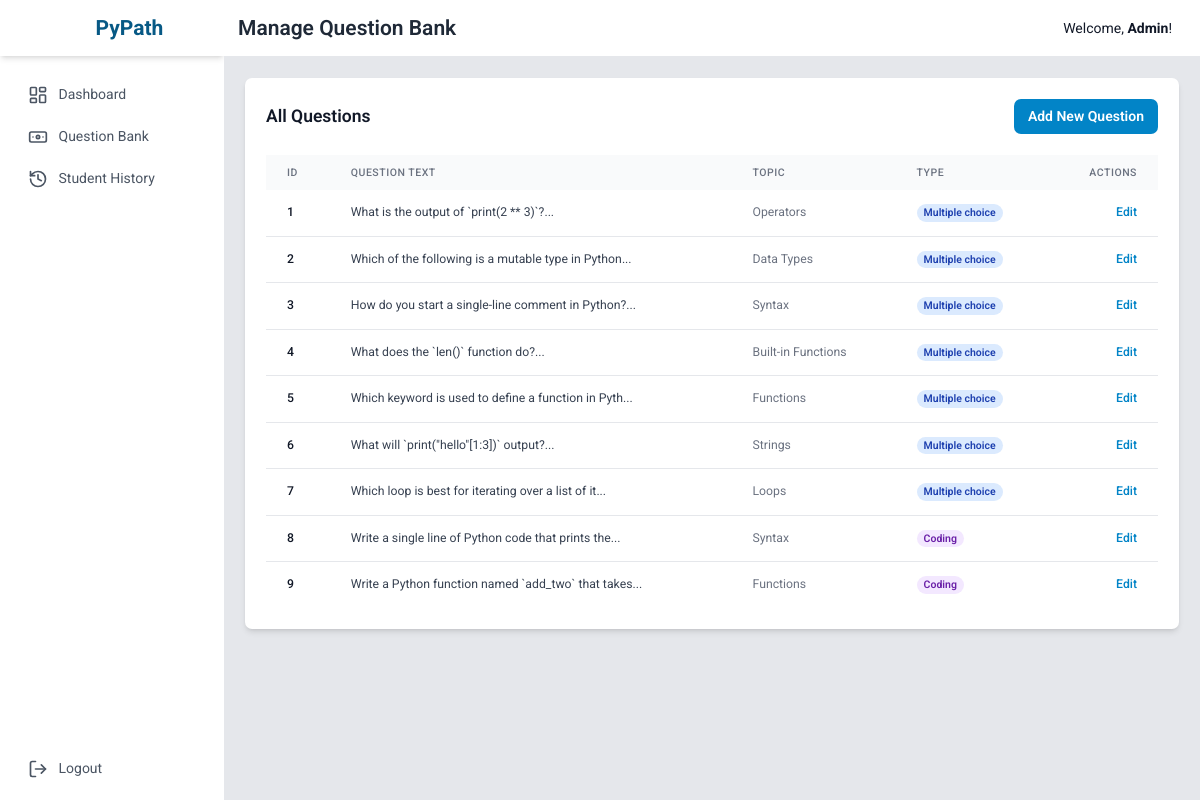
/admin/questions (signed in), run on the app's committed database.
### tables this page shows
CREATE TABLE questions (
    id INTEGER PRIMARY KEY AUTOINCREMENT,
    question_text TEXT NOT NULL,
    question_type TEXT NOT NULL DEFAULT 'multiple_choice', -- 'multiple_choice' or 'coding'
    topic TEXT NOT NULL, -- e.g., 'Variables', 'Loops', 'Functions' for the recommender system
    option_a TEXT,
    option_b TEXT,
    option_c TEXT,
    option_d TEXT,
    correct_answer TEXT,
    correct_code_output TEXT
);

### app.py (the view)
@app.route('/admin/questions')
def admin_questions():
    if not is_admin(): return redirect(url_for('login'))
    conn = get_db_connection()
    questions = conn.execute('SELECT * FROM questions').fetchall()
    conn.close()
    return render_template('admin/questions.html', questions=questions)

### app.py (called while the page is built)
def get_db_connection():
    conn = sqlite3.connect('pypath.db', check_same_thread=False, detect_types=sqlite3.PARSE_DECLTYPES | sqlite3.PARSE_COLNAMES)
    conn.row_factory = sqlite3.Row
    return conn

def is_admin():
    return session.get('is_admin', False)

### templates/admin/questions.html (shortened to what this page needs)
{% extends "layout.html" %}
{% block header %}Manage Question Bank{% endblock %}
{% block content %}
<div class="bg-white p-6 rounded-lg shadow-md">
    <div class="flex justify-between items-center mb-6">
        <h2 class="text-xl font-semibold">All Questions</h2>
        <button class="bg-sky-600 text-white font-semibold py-2 px-4 rounded-lg hover:bg-sky-700">
            Add New Question
        </button>
    </div>
    <div class="overflow-x-auto">
        <table class="min-w-full bg-white">
            <thead class="bg-gray-50">
                <tr>
                    <th class="px-6 py-3 text-left text-xs font-medium text-gray-500 uppercase tracking-wider">ID</th>
                    <th class="px-6 py-3 text-left text-xs font-medium text-gray-500 uppercase tracking-wider">Question Text</th>
                    <th class="px-6 py-3 text-left text-xs font-medium text-gray-500 uppercase tracking-wider">Topic</th>
                    <th class="px-6 py-3 text-left text-xs font-medium text-gray-500 uppercase tracking-wider">Type</th>
                    <th class="px-6 py-3 text-right text-xs font-medium text-gray-500 uppercase tracking-wider">Actions</th>
                </tr>
            </thead>
            <tbody class="divide-y divide-gray-200">
                {% for question in questions %}
                <tr>
                    <td class="px-6 py-4 whitespace-nowrap text-sm font-medium text-gray-900">{{ question.id }}</td>
                    <td class="px-6 py-4 whitespace-nowrap text-sm text-gray-700">{{ question.question_text[:50] }}...</td>
                    <td class="px-6 py-4 whitespace-nowrap text-sm text-gray-500">{{ question.topic }}</td>
                    <td class="px-6 py-4 whitespace-nowrap text-sm text-gray-500">
                        <span class="px-2 inline-flex text-xs leading-5 font-semibold rounded-full {{ 'bg-blue-100 text-blue-800' if question.question_type == 'multiple_choice' else 'bg-purple-100 text-purple-800' }}">
                            {{ question.question_type.replace('_', ' ') | capitalize }}
                        </span>
                    </td>
                    <td class="px-6 py-4 whitespace-nowrap text-right text-sm font-medium">
                        <a href="{{ url_for('edit_question', id=question.id) }}" class="text-sky-600 hover:text-sky-900">Edit</a>
                    </td>
                </tr>
                {% else %}
                <tr>
                    <td colspan="5" class="px-6 py-4 text-center text-gray-500">No questions found in the bank.</td>
                </tr>
                {% endfor %}
            </tbody>
        </table>
    </div>
</div>
{% endblock %}

### templates/layout.html (style rules this page uses)
html { font-size: 14px; }
body { font-family: 'Roboto', sans-serif; }

### data on the page
questions: id "1", question_text "What is the output of `print(2 ** 3)`?", topic "Operators", question_type.replace "Multiple choice"
questions: id "2", question_text "Which of the following is a mutable type in Python", topic "Data Types", question_type.replace "Multiple choice"
questions: id "3", question_text "How do you start a single-line comment in Python?", topic "Syntax", question_type.replace "Multiple choice"
questions: id "4", question_text "What does the `len()` function do?", topic "Built-in Functions", question_type.replace "Multiple choice"
questions: id "5", question_text "Which keyword is used to define a function in Pyth", topic "Functions", question_type.replace "Multiple choice"
questions: id "6", question_text "What will `print(\"hello\"[1:3])` output?", topic "Strings", question_type.replace "Multiple choice"
questions: id "7", question_text "Which loop is best for iterating over a list of it", topic "Loops", question_type.replace "Multiple choice"
questions: id "8", question_text "Write a single line of Python code that prints the", topic "Syntax", question_type.replace "Coding"
questions: id "9", question_text "Write a Python function named `add_two` that takes", topic "Functions", question_type.replace "Coding"

### other printed values
{{ session.first_name or session.username }} "Admin"
